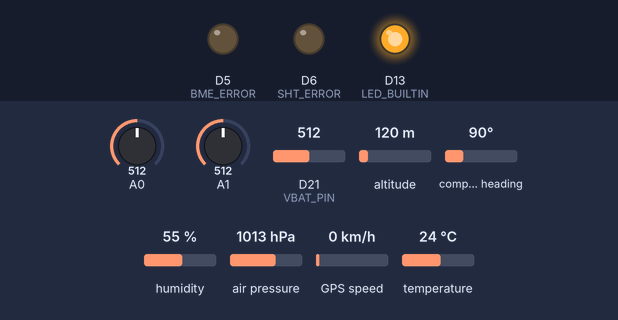
A sketch run on a simulated Arduino Zero (SAMD21). On the bench: output pins drawn as LEDs (lit = HIGH). The inputs (shaded band) are chosen by the test bench; at power-on: A0 = 512, A1 = 512, D21 (VBAT_PIN) = 512, altitude 120 m, compass heading 90°, humidity 55 %, air pressure 1013 hPa, GPS speed 0 km/h, temperature 24 °C (analog values on the 0–1023 scale). The GPS gets a fix after 3 s at 37.7749, -122.4194 with 8 satellites; no radio packets arrive unless stated; pins used as bus, display or sensor lines are not drawn.

Above: at 1.5 s.
At 2.5 s:
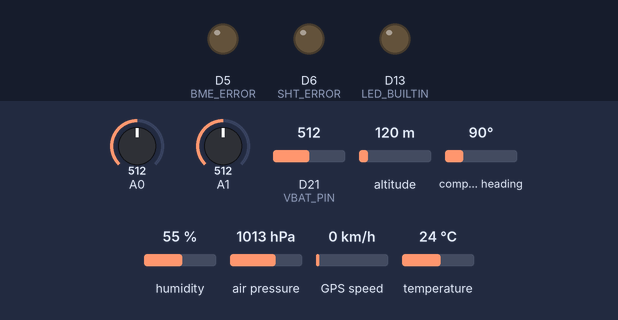
Timing chart, 0 to 4.0 s (numbered marks = the images above):
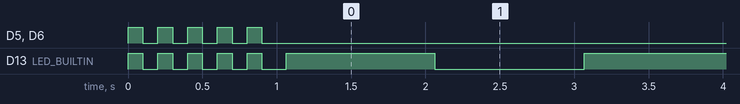

Measured:
- by itself, D13 (LED_BUILTIN): goes 4 × (LOW 0.10 s, HIGH 0.10 s), LOW 0.16 s, 64 × (HIGH 1.0 s, LOW 1.0 s), then HIGH

The sketch:

radiosonde_TX.ino
```cpp
/* UNIS Radiosonde transmitter software

  The hardware comprises an Adafruit Feather M0 board with a built-in LoRa radio. The additional components
  are a GPS, several thermistors, BME280 sensors (pressure, temperature, humidity).

  The Norwegian regulations on the use of the 433MHz ISM band state a maximum transmit power of 10mW ERP as
  well as a maximum 10% air time.

  So, assuming we are using a quarter-wave monopole antenna (gain 5.19dBi), then using
  the maximum transmit power 10mW ERP = 10dBm ERP = 12.15dBm EIRP, the LoRa transceiver can
  use up to 7dBm transmit power.


  Hardware connections for BME280 are as follows

  Feather pin      BM280 pin
   3V3               VIN   (purple wire)
   GND               GND   (black)
   SCL  (32)         SCK   (white)
   SDA  (31)         SDI   (grey)
                     CS -> connect to VIN to properly disengage SPI-mode, we use I2C.

  The GPS is connected to hardware serial RX0 and TX0 (pin 16)

  The SHT85 sensor is connected to I2C - note that while Adafruit modules, such as the BME280 board, do not
  need extra pull-up resistors, SHT85 does need 10k pull-ups for SCL and SDA.
*/


//#define DEBUG // Comment out when not connected to the computer

// Callsign for the radiosonde (six characters)
const char callsign[] = "unis02";

// Time between each transmission (ms)
#define INTERVAL 1000

// Watchdog timer (ms)
#define WATCHDOG 5000  // If you don't "pet" the watchdog within this time period, it will bark and reset the system

// Frequency to use
#define RF95_FREQ 434.2

// Pin definitions for Adafruit Feather M0 board
#define RFM95_CS 8
#define RFM95_RST 4
#define RFM95_INT 3
#define VBAT_PIN A7 // Half of the battery voltage, hardwired in Adafruit Feather-boards
#define NTC_EXT A1
#define NTC_INT A0

// Pin definitions for extra LEDs
#define BME_ERROR 5
#define SHT_ERROR 6

// Basic parameters for the thermistors for quick temperature calculations during debugging
#define T25 298.15

// The internal thermistor is a Kyocera AVX NJ28QA0503FCC, 50k at room temperature
// The fixed resistor in the voltage divider is 47k
#define BETA_INT 4250
#define R25_INT 50000.0
#define RINT_FIXED 47000.0

// The external thermistor is a TE Connectivity GA10K3A1IA, 10k at room temperature
// The fixed resistor is 10k

#define BETA_EXT 3976.0
#define R25_EXT 10000.0
#define REXT_FIXED 10000.0


// Housekeeping flags: if the bit is set, then there is a problem
#define GPSNOFIX 0
#define BME280FAULT 1
#define SHT85FAULT 2


//============================================================================================================
#include <Arduino.h>   // required before wiring_private.h
#include "wiring_private.h" // pinPeripheral() function
#include <SPI.h>
#include <RH_RF95.h>          // https://www.airspayce.com/mikem/arduino/RadioHead/classRH__RF95.html
#include <TinyGPS++.h>        // http://arduiniana.org/libraries/tinygpsplus/
#include <Adafruit_BME280.h>  // https://github.com/adafruit/Adafruit_BME280_Library
#include "SHTSensor.h"        // https://github.com/Sensirion/arduino-sht

#ifndef DEBUG
#include <Adafruit_SleepyDog.h> // https://github.com/adafruit/Adafruit_SleepyDog
#endif

//-----------------------------------------------------------------------------
// Get ready to use the LoRA transceiver, BME280, SHT85 and GPS

RH_RF95 rf95(RFM95_CS, RFM95_INT);

Adafruit_BME280 bme; // use I2C interface
Adafruit_Sensor *bme_temp = bme.getTemperatureSensor();
Adafruit_Sensor *bme_pressure = bme.getPressureSensor();
Adafruit_Sensor *bme_humidity = bme.getHumiditySensor();

SHTSensor sht; // The Sensirion SHT85 humidity sensor

TinyGPSPlus gps;


//-------------------------------------------------------------------------------------
// Telemetry packet variables


uint8_t tx_buffer[100];       // Copy data to this buffer when preparing the telemetry package
uint8_t tx_counter;         // Number of bytes to be sent
unsigned long thistime, last_tx_time; // Internal timekeeping variables for measuring time-on-air

uint16_t packetnum;
uint8_t housekeeping;
float latitude;
float longitude;
float altitude_meters;
uint8_t hours;
uint8_t minutes;
uint8_t seconds;
uint8_t number_of_satellites; // This provides additional info about the quality of the GPS fix
float pressure;  // Read from BME280 if it is working, otherwise from SHT85
float humidity;  // Read from SHT85 if it is working, otherwise from BME280
float temperature; // Read SHT85 if it is working, otherwise from BME280
uint16_t ntc_internal; // Internal 50k NTC with a 47k fixed resistor
uint16_t ntc_external; // External 10k NTC with a 10k fixed resistor
uint16_t battery_level;

//---------------------------------------------------------------------------------------
// In case the LoRa transceiver has problems, the only easy way to find it out is to
// blink the LED on the board. The telemetry package provides information for other
// failures

void errorBlinker_LoRa(void)
{
#ifdef DEGUG
  Serial.println("**************LoRA ERROR");
#endif
  while (1) {
    digitalWrite(LED_BUILTIN, LOW);
    delay(100);
    digitalWrite(LED_BUILTIN, HIGH);
    delay(100);
    digitalWrite(LED_BUILTIN, LOW);
    delay(100);
    digitalWrite(LED_BUILTIN, HIGH);
    delay(100);
    digitalWrite(LED_BUILTIN, LOW);
    delay(200);
  }
}

//---------------------------------------------------------------------------------------------------------
// Init the BM280 pressure, humidity and temperature sensor

void initBME280(void)
{
  if (!bme.begin()) {
#ifdef DEBUG
    Serial.println("BME280 init failed...");
#endif
    bitSet(housekeeping, BME280FAULT); // BME failure detected
    digitalWrite(BME_ERROR, HIGH);
    return;
  }

#ifdef DEBUG
  Serial.println("BME280 init ok");
  bme_pressure->printSensorDetails();
  bme_humidity->printSensorDetails();
  bme_temp->printSensorDetails();
#endif

  // Instead of just using the standard values, see chapter
  // 3.5 "Recommended modes of operation" in the datasheet
}

//---------------------------------------------------------------------------------------------------------
// Init the SHT85 humidity sensor

void initSHT85(void)
{
  if (!sht.init()) {
#ifdef DEBUG
    Serial.println("SHT85 init failed...");
#endif
    bitSet(housekeeping, SHT85FAULT); // SHT85 error detected
    digitalWrite(SHT_ERROR, HIGH);
    return;
  }
#ifdef DEBUG
  Serial.println("SHT85 init ok");
#endif
}


//---------------------------------------------------------------------------------------------------------
// Init the LoRa transceiver
// - if the transceiver init fails, this routine will stop *everything* and remain blinking the LED

void initLoRa(void)
{
  // The defaults are
  // - mode BW=125kHz, CR=4/5, Sf=128 chips/symbol (SF=7, 2^7=128), CRC on
  // - frequency 434MHz
  // - TX power 13dBm
  //
  // See also  https://medium.com/home-wireless/testing-lora-radios-with-the-limesdr-mini-part-2-37fa481217ff

  digitalWrite(RFM95_RST, LOW); // Reset the transceiver first
  delay(10);
  digitalWrite(RFM95_RST, HIGH);
  delay(10);

  while (!rf95.init()) {
#ifdef DEBUG
    Serial.println("LoRa: init failed");
    Serial.println("Uncomment '#define SERIAL_DEBUG' in RH_RF95.cpp for detailed debug info");
#endif
    errorBlinker_LoRa();
  }

  // Defaults after init are 434.0MHz, modulation GFSK_Rb250Fd250, +13dbM, so we need some additional settings

  rf95.setSignalBandwidth(125000); // kHz
  rf95.setCodingRate4(5); // CR=4/5
  rf95.setSpreadingFactor(7); // 2^7=128 chips/symbol
  //
  if (!rf95.setFrequency(RF95_FREQ)) {
#ifdef DEBUG
    Serial.println("LoRa: setFrequency failed");
#endif
    errorBlinker_LoRa();
  }
#ifdef DEBUG
  Serial.print("LoRa: frequency set : ");
  Serial.println(RF95_FREQ);
#endif

  rf95.setTxPower(7, false); // The Norwegian regulations state max 10mW ERP...
}

//-------------------------------------------------------------------------------------
// Using a simple formula, convert the raw adc-value into degrees Celsius
// This function is only used when debugging

#ifdef DEBUG

float temperatureNTC(uint16_t adc, float beta, float r25, float rfixed)
{
  float a = adc / 4095.0;
  float r = a / (1.0 - a) * rfixed;
  float T = beta / (logf(r / r25) + beta / T25);
  return T - 273.15;
}

#endif


//=========================================================================================================
// After reset, start setting up the subsystems and sensors.

void setup()
{
#ifndef DEBUG
  Watchdog.disable();
#endif
  pinMode(RFM95_RST, OUTPUT);
  digitalWrite(RFM95_RST, HIGH);

  pinMode(RFM95_CS, OUTPUT);
  digitalWrite(RFM95_CS, HIGH);

  pinMode(LED_BUILTIN, OUTPUT);
  digitalWrite(LED_BUILTIN, LOW);

  pinMode(BME_ERROR, OUTPUT);
  digitalWrite(BME_ERROR, LOW);

  pinMode(SHT_ERROR, OUTPUT);
  digitalWrite(SHT_ERROR, LOW);


  // Blink a few times quickly at every reset: useful when debugging weird watchdog resets...
  for (uint8_t i = 0; i < 5; i++) {
    digitalWrite(LED_BUILTIN, HIGH);
    digitalWrite(BME_ERROR, HIGH);
    digitalWrite(SHT_ERROR, HIGH);
    delay(100);
    digitalWrite(LED_BUILTIN, LOW);
    digitalWrite(BME_ERROR, LOW);
    digitalWrite(SHT_ERROR, LOW);
    delay(100);
  }

#ifndef DEBUG
  int watchms = Watchdog.enable(WATCHDOG);
#endif

  analogReference(AR_DEFAULT); // This uses the power supply 3.3V as the reference, fine for thermistors
  // analogReference(AR_INTERNAL2V23); // but if measuring the battery, should we use this instead?
  analogReadResolution(12);

#ifdef DEBUG
  Serial.begin(115200);
  while (!Serial) { // Wait for the connection
    delay(1);
  }
#endif

  Serial1.begin(9600); // Hardware serial for GPS

  initLoRa();
  initBME280();
  initSHT85();
}

//--------------------------------------------------------------------------------------------------------
// All analog voltage measurements are actually an average of 16 measurements
// Note that there was a bug in the SAMD21 Arduino library that resulted in incorrect ADC-values!
// If the temperature measurements seem odd, then it is likely you should update the Arduino software...

uint16_t readAnalogSensor(int pin)
{
  uint32_t value = 0;
  for (uint8_t i = 0; i < 16; i++) {
    value += analogRead(pin);
  }
  value = value >> 4; // Divide by 2^4=16

  return (uint16_t)value;
}

//--------------------------------------------------------------------------------------------------------
// Update pressure values by reading from BME280
// - if there is a fault with SHT85, use the humidity and temperature from BME280 instead

void updateBME(void)
{
  if (bitRead(housekeeping, BME280FAULT) == 0) {
    pressure = bme.readPressure() / 100.0; // Convert to hPa
    if (bitRead(housekeeping, SHT85FAULT) == 1) {
      humidity = bme.readHumidity(); // If the SHT85 is not working, we'll use BME280 instead
      temperature = bme.readTemperature();
    }
  } else {
    temperature = -999;
    pressure = -1;
    humidity = -1;
  }
}

//--------------------------------------------------------------------------------------------------------
// Update humidity from SHT85

void updateSHT85(void)
{
  if (bitRead(housekeeping, SHT85FAULT) == 0) {

    if (sht.readSample()) {
      humidity = sht.getHumidity();
      temperature = sht.getTemperature();
    } else {
      bitSet(housekeeping, SHT85FAULT);
      digitalWrite(SHT_ERROR, HIGH);

#ifdef DEBUG
      Serial.println("*** ERROR reading SHT85");
#endif
    }
  }
}


// -------------------------------------------------------------------------------------------------------
// Update position information from the GPS
void updateGPS(void)
{
  // Check for new data from GPS
  while (Serial1.available())
    gps.encode(Serial1.read());

  // The location is considered valid only if it sufficiently recent. As we expect new data once per
  // second, if the last data is older than 1.5 seconds, then it should be considered bad i.e. "no GPS lock"

  if (gps.location.isValid() && gps.location.age() < 1500) {
    latitude = (float)gps.location.lat();
    longitude = (float)gps.location.lng();
    altitude_meters = (float)gps.altitude.meters();
    hours = (uint8_t)gps.time.hour();
    minutes = (uint8_t)gps.time.minute();
    seconds = (uint8_t)gps.time.second();
    number_of_satellites = (uint8_t)gps.satellites.value();
    bitClear(housekeeping, GPSNOFIX); // We've got a fix
  } else {
    bitSet(housekeeping, GPSNOFIX); // Indicate that there is no GPS fix
    latitude = 0;
    longitude = 0;
    altitude_meters = 0;
    hours = 0;
    minutes = 0;
    seconds = 0;
    number_of_satellites = 0;
  }
}


//=================================================================================================================
//=================================================================================================================
// The measurement loop should not to run at "full speed". The first obvious reason is to reduce the power
// consumption. We are essentially active only for a short time (read the sensors and transmit data for less
// than 100ms every second). So, a good approach would be to "sleep" when not doing anything.
// Practically all modern microcontrollers have a sleep/hibernate mode where the power consumption is reduced to
// a fraction of the normal.
//
// The second reason is related to the measurements themselves. E.g. the datasheet for SHT85 recommends a max 10% duty cycle to
// keep the self-heating of the sensor below 0.1 degrees.
//
// However, there is a complicating factor, which is the GPS. For the decoding of the NMEA data to work correctly,
// one needs to call gps.encode(Serial1.read()) "frequently enough" to not miss any characters. At 9600bps, one
// character (start bit + 8 bits + stop bit) takes about 1ms. Most serial line implementations have an RX buffer
// whose size can be adjusted. But whether one can put the microcontroller to sleep and still receive everything
// correctly is not obvious. To confuse things even more, Adafruit's M0 featherboards differ from Arduino M0 boards
// in how the hardware serial line is implemented: one should take a closer look at the source code.
//
// Nevertheless, with a 1200mAh LiPo, the electronics will run for several hours and optimising the power consumption
// is not really necessary. So, if we wish to have fresh data once per second, we can use that as a
// guideline. So, sensors are read once per second, after which the data are sent to the ground station.


void loop()
{
  updateGPS();

  // Check whether it is time to send new data. Nominal measurement cycle is once per second.
  thistime = millis();
  if (thistime - last_tx_time > INTERVAL) {

    // Do all measurements first, so that all measurements are up-to-date if we will
    // be transmitting fresh data
    updateBME(); // Pressure, humidity and temperature from BME280
    updateSHT85();
    ntc_internal = readAnalogSensor(NTC_INT);
    ntc_external = readAnalogSensor(NTC_EXT);
    battery_level = readAnalogSensor(VBAT_PIN);

    // Prepare the data packet to be sent
    packetnum++;
    digitalWrite(LED_BUILTIN, !digitalRead(LED_BUILTIN));
#ifndef DEBUG
    Watchdog.reset(); // Make sure the watchdog is still sleeping...
#endif

    tx_counter = 0;

    // The callsign is a string, do not transmit '\0', the end of string character
    memcpy(&tx_buffer[tx_counter], callsign, sizeof(callsign) - 1);
    tx_counter += sizeof(callsign) - 1;

    memcpy(&tx_buffer[tx_counter], &packetnum, sizeof(packetnum));
    tx_counter += sizeof(packetnum);

    memcpy(&tx_buffer[tx_counter], &housekeeping, sizeof(housekeeping));
    tx_counter += sizeof(housekeeping);

    memcpy(&tx_buffer[tx_counter], &latitude, sizeof(latitude));
    tx_counter += sizeof(latitude);

    memcpy(&tx_buffer[tx_counter], &longitude, sizeof(longitude));
    tx_counter += sizeof(longitude);

    memcpy(&tx_buffer[tx_counter], &altitude_meters, sizeof(altitude_meters));
    tx_counter += sizeof(altitude_meters);

    memcpy(&tx_buffer[tx_counter], &hours, sizeof(hours));
    tx_counter += sizeof(hours);

    memcpy(&tx_buffer[tx_counter], &minutes, sizeof(minutes));
    tx_counter += sizeof(minutes);

    memcpy(&tx_buffer[tx_counter], &seconds, sizeof(seconds));
    tx_counter += sizeof(seconds);

    memcpy(&tx_buffer[tx_counter], &number_of_satellites, sizeof(number_of_satellites));
    tx_counter += sizeof(number_of_satellites);

    memcpy(&tx_buffer[tx_counter], &pressure, sizeof(pressure));
    tx_counter += sizeof(pressure);

    memcpy(&tx_buffer[tx_counter], &humidity, sizeof(humidity));
    tx_counter += sizeof(pressure);

    memcpy(&tx_buffer[tx_counter], &temperature, sizeof(temperature));
    tx_counter += sizeof(temperature);

    memcpy(&tx_buffer[tx_counter], &ntc_external, sizeof(ntc_internal));
    tx_counter += sizeof(ntc_internal);

    memcpy(&tx_buffer[tx_counter], &ntc_external, sizeof(ntc_external));
    tx_counter += sizeof(ntc_external);

    memcpy(&tx_buffer[tx_counter], &battery_level, sizeof(battery_level));
    tx_counter += sizeof(battery_level);


#ifdef DEBUG
    unsigned long txtime = millis();
#endif

    rf95.send((uint8_t *)tx_buffer, tx_counter);
    rf95.waitPacketSent(); // Wait here until everything has been sent
    last_tx_time = thistime;

#ifdef DEBUG
    unsigned long txend = millis();
    Serial.print("Transmit time ");
    Serial.print(thistime);
    Serial.println(" ms");
    Serial.print("  Number of bytes: ");
    Serial.println(tx_counter);
    Serial.print("  Time on air ");
    Serial.print(txend - txtime);
    Serial.println(" ms");

    Serial.print("  Housekeeping ");
    Serial.println(housekeeping, BIN);


    Serial.println("  GPS");
    if (bitRead(housekeeping, GPSNOFIX) == 0) {
      Serial.print("    Lat=");
      Serial.println(latitude, 6);
      Serial.print("    Lon=");
      Serial.println(longitude, 6);
      Serial.print("    Alt=");
      Serial.println(altitude_meters);
      Serial.print("    Hours=");
      Serial.println(hours);
      Serial.print("    Minutes=");
      Serial.println(minutes);
      Serial.print("    Seconds=");
      Serial.println(seconds);
      Serial.print("    Satellites=");
      Serial.println(number_of_satellites);
    } else  {
      Serial.println("    No fix");
    }

    if (bitRead(housekeeping, BME280FAULT) == 0) {
      Serial.print("  Pressure (BME)=");
      Serial.println(pressure);
    }
    if (bitRead(housekeeping, SHT85FAULT) == 0) {
      Serial.print("  Temperature (SHT)=");
      Serial.println(sht.getTemperature());
      Serial.print("  Humidity (SHT)=");
      Serial.println(humidity);
    } else if (bitRead(housekeeping, BME280FAULT) == 0) {
      Serial.print("  Humidity (BME)=");
      Serial.println(bme.readHumidity());
      Serial.print("  Temperature (BME)=");
      Serial.println(temperature);
    }

    Serial.print("  INT=");
    Serial.print(ntc_internal);
    Serial.print(" (");
    Serial.print(temperatureNTC(ntc_internal, BETA_INT, R25_INT, RINT_FIXED));
    Serial.println(")");


    Serial.print("  EXT=");
    Serial.print(ntc_external);
    Serial.print(" (");
    Serial.print(temperatureNTC(ntc_external, BETA_EXT, R25_EXT, REXT_FIXED));
    Serial.println(")");

    Serial.print("  Battery=");
    Serial.println((float)battery_level * 0.00161132);  // 2*ADC*Vref/4096 (measuring half of the voltage, Vref=3.3V)

#endif
  }
  delay(1); // TODO: check whether this could be increased or replaced with a sleep functionality without losing GPS data
}
```
